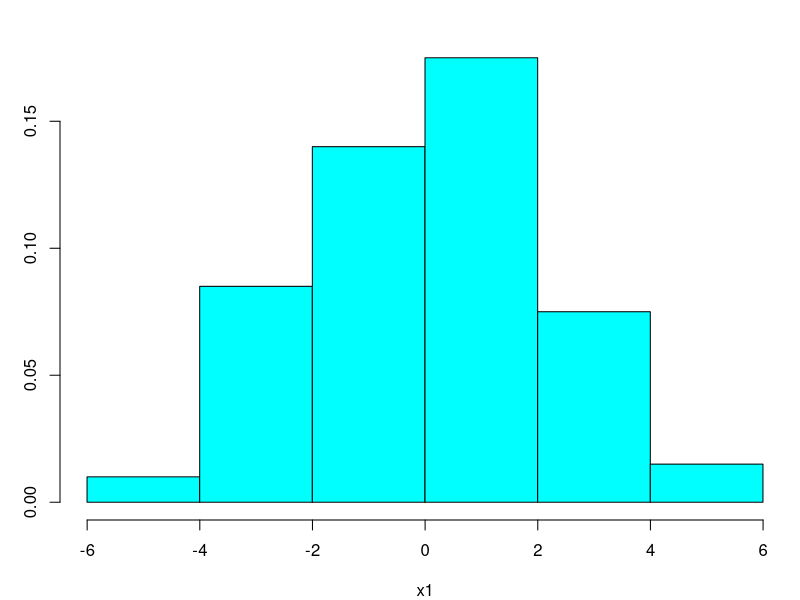
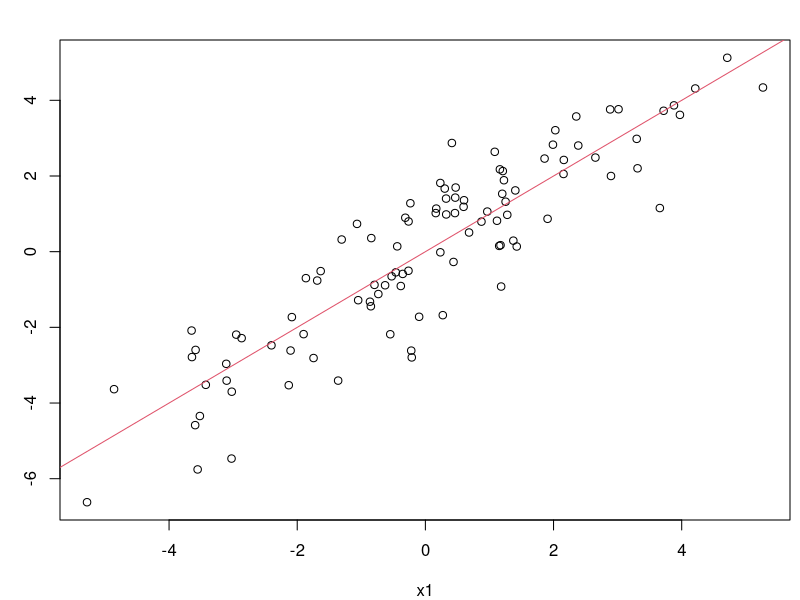

These figures' R source, in order:
## R_Demo_Simulation_Variance_SD_Covariance_Correlation.R
##########################################################################
## INSTRUCTOR: Christopher Fariss
## COURSE NAME: Programming and Simulation Methods for Computational Social Science (2W)
## University of Essex Summer School 2024
##
## Date: 2024-07-22
##
## Please e-mail me if you find any errors or have and suggestions (either email is fine)
## e-mail: cjf0006@gmail.com
## e-mail: cjfariss@umich.edu
##
##########################################################################
##
## Two websites that let you guess the correlation coefficient:
## 
## http://guessthecorrelation.com/
## http://istics.net/Correlations/
##
## Check out this additional resources:
## https://tinystats.github.io/teacups-giraffes-and-statistics/04_variance.html
## https://tinystats.github.io/teacups-giraffes-and-statistics/05_correlation.html
##
##########################################################################
## Introduction to tutorial:
## For this R tutorial, we will learn:
##
## Variance: a measure of the squared distance from the mean value of a variable to all other values of the variable (strictly positive).
##
## Standard deviation: a measure of the distance from the mean value of a variable to all other values of the variable (strictly positive). This is the square root of the variance measure. 
## 
## Covariance: a measure of the product of the distance from the mean values of two variables from each of the other values of the variable (strictly positive).
##
## Correlation: standardized measure of covariance that ranges between -1 and 1.
##
##
##
##########################################################################

## Use the normal distribution to simulate two variables 
sim_n <- 100
x1 <- rnorm(sim_n, 0, 2)

summary(x1)
#x1

library(MASS)
par(mar=c(4,3,2,.5))
truehist(x1)

error_or_distrurbance_term <- rnorm(sim_n, 0, 1)
x2 <- 0 + 1*x1 + error_or_distrurbance_term

## check the simulation visually
plot(x1, x2)
abline(a=0,b=1,col=2)

cor(x1,x2)

## calculate the variance and standard deviation of the first variable
var(x1) ## variance 
sqrt(var(x1)) ## standard deviation
sd(x1) ## standard deviation

## calculate the variance and standard deviation of the second variable
var(x2) ## variance
sqrt(var(x2)) ## standard deviation
sd(x2) ## standard deviation

## calculate the relationship between the variance of the two variables (covariance and correlation)
cov(x1, x2) ## covariance
cor(x1, x2) ## correlation


## calculate the distance from the mean
x1_distance <- x1 - mean(x1)
x2_distance <- x2 - mean(x2)

## calculate the squared distance
x1_squared_distance <- x1_distance^2
x2_squared_distance <- x2_distance^2

## summarize the squared distance
summary(x1_squared_distance)
summary(x2_squared_distance)

## calculate the variance of x1
variance_x1 <- sum(x1_squared_distance)/(sim_n - 1)
variance_x1

## calculate the variance of x1
var(x1)

## calculate the variance of x2
variance_x2 <- sum(x2_squared_distance)/(sim_n - 1)
variance_x2

## calculate the variance of x2
var(x2)


## multiply each distance variable, which is called the crossproduct
x1x2_distance_product <- x1_distance * x2_distance

summary(x1x2_distance_product)

covariance_x1x2 <- sum(x1x2_distance_product)/(sim_n - 1)
covariance_x1x2
cov(x1, x2)

## standardize the covariance by dividing by the product of the two standard deviations
covariance_x1x2/(sd(x1)*sd(x2))
cor(x1, x2)


##########################################################################
## the relationship between the simulated correlation estimated by several functions
##########################################################################

## define a function to transform a variable so that it has mean 0 and sd 1
standarize_function <- function(x){
  (x-mean(x))/sd(x)
}

mean(x1)
sd(x1)

mean(standarize_function(x1))
sd(standarize_function(x1))


summary(scale(x1))
summary(standarize_function(x1))

## test that all values returned from the two functions are equal
all(scale(x1)==standarize_function(x1))

## view the variance from the returned values of the two function
var(scale(x1))
var(standarize_function(x1))

## view the covariance of the two variables 
cov(x1,x2)

## view the correlation of the two variables 
cor(x1,x2)

## view the covariance of the standardized values of the two variables 
cov(scale(x1), scale(x2))

## test if the values of the standardized values of the two variables are equal to the correlation of the two variables
cor(x1,x2) == cov(scale(x1), scale(x2))


## use the linear model function lm() to calculate the correlation coefficient 
fit <- lm(x2 ~ x1)
summary(fit)

## print the r-squared value
summary(fit)$r.squared

summary(fit)[[8]]

## calculate the square root of the r-squared value from the bivariate regression which is the correlation coefficient
sqrt(summary(fit)$r.squared)

cor(x1,x2) 

## test if the r-squared value from the bivariate regression which is the correlation coefficient
cor(x1,x2) == sqrt(summary(fit)$r.squared)

## standardize the x2 variable 
fit <- lm(scale(x2) ~ x1)
summary(fit)

## standardize the x2 variable and set the intercept to 0 (i.e., do not estimate the intercept, alpha, or b0)
fit <- lm(scale(x2) ~ -1 + x1)
summary(fit)

## standardize the x2 variable, the x1 variable, and set the intercept to 0
fit <- lm(scale(x2) ~ -1 + scale(x1))
summary(fit)

## notice that the correlation is the same as the regression coefficient from the summary() function above
cor(x1, x2)

## test 
summary(fit)$coefficients[1] == cor(x1, x2)

## the test above is false because of a round error
## use the round function to determine how many digits the test above is TRUE before becoming FALSE

## THIS IS JUST FOR FUN
significant_digit <- 0
test <- TRUE
repeat{
  test <- round(summary(fit)$coefficients[1], significant_digit) == round(cor(x1, x2), significant_digit)
  if(test==FALSE) break
  significant_digit <- significant_digit + 1
}
significant_digit

## double check
round(summary(fit)$coefficients[1], significant_digit-1) == round(cor(x1, x2), significant_digit-1)
round(summary(fit)$coefficients[1], significant_digit) == round(cor(x1, x2), significant_digit)

## so the correlations coefficient from the lm() function compared to the cor() function are equivalent to the 16th significant digit (i.e., 0.0000000000000000).

print(summary(fit)$coefficients[1], significant_digit-1)
print(cor(x1, x2), significant_digit-1)

## the difference between the two values is 0.0000000000000003
print(summary(fit)$coefficients[1], significant_digit)
print(cor(x1, x2), significant_digit)

## we can print out to 22 significant digits in R (note: that this number may be different depending on your computer)
significant_digit+6

print(summary(fit)$coefficients[1], significant_digit+6)
print(cor(x1, x2), significant_digit+6)
